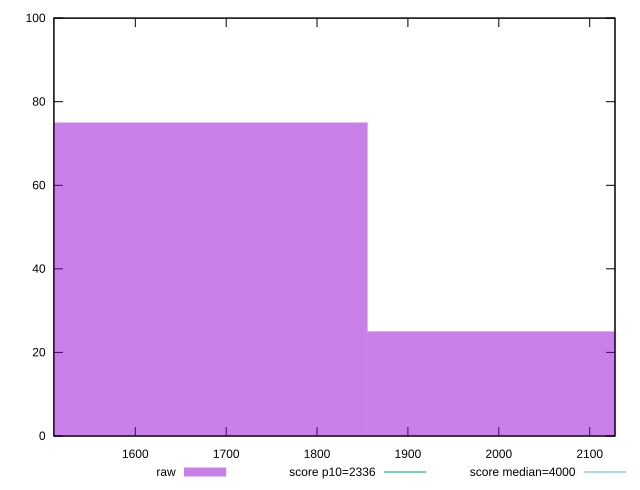

gnuplot code for this plot:
reset

$raw <<EOF
1590.4692242081849 75
2120.62563227758 25
EOF

set key outside below
set boxwidth 530.156408069395
set xrange [1510.4286000000002:2127.8655]
set yrange [0:100]
set trange [0:100]
set style fill transparent solid 0.5 noborder

set parametric
set terminal svg size 640, 490 enhanced background rgb 'white'
set output "report_00007_2020-12-11T15:55:29.892Z/first-contentful-paint/samples/pages+cached+noexternal+nofonts/raw/histogram.svg"

plot $raw title "raw" with boxes, \
     2336,t title "score p10=2336", \
     4000,t title "score median=4000"

reset
